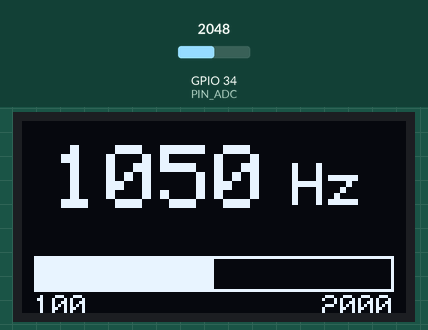
Simulated run of this program. Board: ESP32. Parts: 128×64 one-colour display. Inputs (shaded band) come from the test bench; at power-on: GPIO 34 (PIN_ADC) = 2048. The modem accepts every AT command (registered, SIM ready, sends succeed) and sends nothing else; what the program prints to the serial monitor is not drawn.

Above: at 1.2 s.
1.3 s: GPIO 34 (PIN_ADC) set to 27
At 1.53 s:
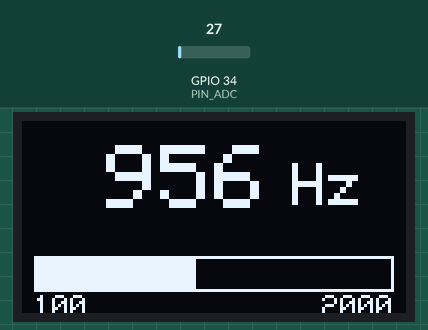
2.8 s: GPIO 34 (PIN_ADC) set to 22
At 5.6 s:
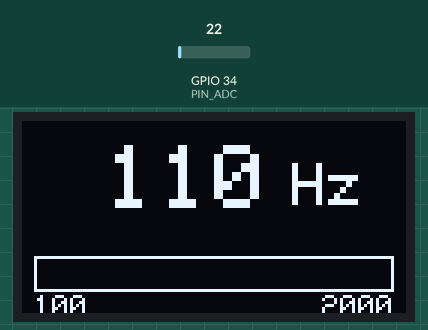
5.8 s: GPIO 34 (PIN_ADC) set to 0
At 7.3 s:
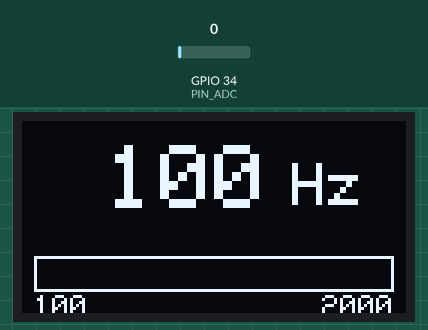
7.5 s: GPIO 34 (PIN_ADC) set to 140
At 10.1 s:
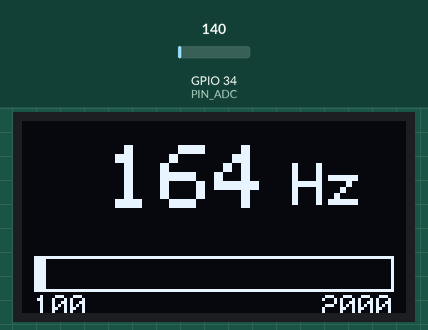
Timing chart, 0 to 10.3 s (numbered marks = the images above; inputs shaded):
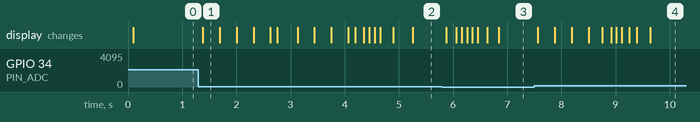

The program:

main.cpp
```cpp
// =============================================================
// CrashTech VLSI-2026 — Challenge 6: Frequency Detector (ESP32)  v2
//
// Role: sine-wave generator and UART burst transmitter.
//
// Loop behaviour (repeats ~every 42 ms):
//   1. Read potentiometer on GPIO34 (ADC1_CH6, 12-bit, 0–4095).
//   2. Apply Exponential Moving Average (alpha=0.1) to smooth ADC jitter.
//   3. Map smoothed ADC value linearly to target frequency: 100–2000 Hz.
//   4. Generate 256 signed 8-bit samples of a sine wave:
//        x[i] = (int8_t)(sin(2π · f · i / 8000) × 127)
//      using a fixed sample rate of 8000 Hz.
//   5. Burst all 256 bytes to the FPGA via UART2 TX at 115200 baud.
//      FPGA UART RX is now on JP1 GPIO[0] = PIN_V10.
//   6. flush() — blocks until the last stop-bit is transmitted
//      (~22.2 ms), guaranteeing a clean end-of-burst.
//   7. delay(20) — 20 ms of silence = FPGA frame-sync gap (2 ms
//      threshold on FPGA → always triggers with this gap). ✓
//
// Total burst period ≈ 22 ms (TX) + 20 ms (gap) = 42 ms.
//
// EMA filter (alpha = 0.1):
//   ema_val = 0.1 × adc_raw + 0.9 × ema_val
//   Time constant τ ≈ 9 loop periods ≈ 380 ms. Eliminates ADC jitter
//   without introducing audible lag when the pot is turned slowly.
//
// Pin assignments (all within authorised set [12-14, 25-27, 32-35]):
//   GPIO 34 — ADC1_CH6 input (potentiometer wiper, input-only pin)
//   GPIO 32 — UART2 TX → FPGA JP1 GPIO[0] (PIN_V10)
//
// Frequency math verification:
//   crossings in 256 samples ≈ 2 × N_cycles = 2 × (256 × f / 8000)
//   FPGA computes: F = crossings × 8000 / 512
//   Round-trip: F = [2 × 256 × f / 8000] × 8000 / 512 = f ✓
//   At 1000 Hz: 64 crossings → 64 × 8000 / 512 = 1000 Hz ✓
//   At 2000 Hz: 128 crossings → 128 × 8000 / 512 = 2000 Hz ✓
// =============================================================

#include <Arduino.h>
#include <math.h>
#include <Wire.h>
#include <Adafruit_GFX.h>
#include <Adafruit_SSD1306.h>

// ---- Pin definitions (authorised GPIO subset) ---------------
static constexpr int      PIN_ADC     = 34;     // ADC1_CH6, input-only GPIO
static constexpr int      PIN_FPGA_TX = 32;     // UART2 TX → FPGA JP1 GPIO[0] (PIN_V10)
static constexpr int      PIN_SDA     = 26;     // I2C SDA → SSD1306 OLED
static constexpr int      PIN_SCL     = 27;     // I2C SCL → SSD1306 OLED

// ---- OLED (SSD1306 128×64, I2C 0x3C) ----------------------
static Adafruit_SSD1306 oled(128, 64, &Wire, -1);
static int oled_freq_last = -1;  // only redraw when value changes

// ---- EMA filter state --------------------------------------
// Persistent across loop() calls. Initialised to mid-scale so the
// first burst is at a reasonable frequency rather than 100 Hz.
static float ema_val = 2047.5f;     // mid-scale (≈ 1050 Hz initial target)
static constexpr float EMA_ALPHA = 0.1f;  // low-pass; τ ≈ 9 loop periods ≈ 380 ms

// ---- DSP & UART parameters ----------------------------------
static constexpr uint32_t UART_BAUD   = 115200;
static constexpr int      SAMPLE_RATE = 8000;   // Hz (fixed)
static constexpr int      NUM_SAMPLES = 256;    // samples per burst
static constexpr int      FREQ_MIN    = 100;    // Hz (pot min)
static constexpr int      FREQ_MAX    = 2000;   // Hz (pot max)
static constexpr int      BURST_GAP   = 20;     // ms idle after burst

static HardwareSerial FpgaSerial(2);            // UART2

// ---- Sample buffer (static to avoid stack pressure) ---------
static int8_t samples[NUM_SAMPLES];

// =============================================================
void setup() {
    Serial.begin(115200);
    Serial.println("[freq_detector] boot");

    // ADC: GPIO34 is ADC1_CH6.
    // 12-bit width (0–4095), 11 dB attenuation = full 0–3.3 V range.
    analogSetWidth(12);
    analogSetPinAttenuation(PIN_ADC, ADC_11db);

    // UART2: TX-only. -1 for RX pin means no RX GPIO is allocated.
    FpgaSerial.begin(UART_BAUD, SERIAL_8N1, /*RX=*/-1, PIN_FPGA_TX);

    // OLED: SSD1306 128×64 via I2C
    Wire.begin(PIN_SDA, PIN_SCL);
    if (!oled.begin(SSD1306_SWITCHCAPVCC, 0x3C)) {
        Serial.println("[OLED] SSD1306 init failed");
    } else {
        oled.clearDisplay();
        oled.setTextColor(SSD1306_WHITE);
        oled.setTextSize(2);
        oled.setCursor(4, 10);
        oled.print("Freq Det");
        oled.setTextSize(1);
        oled.setCursor(4, 50);
        oled.print("Waiting...");
        oled.display();
        Serial.println("[OLED] OK");
    }
}

// =============================================================
void loop() {
    // ---- 1. Read potentiometer --------------------------------
    const int adc_raw = analogRead(PIN_ADC);

    // ---- 2. EMA low-pass filter (α = 0.1) --------------------
    // Smooths jitter from the 12-bit SAR ADC.  A single raw-ADC
    // spike of ±200 LSB (≈ ±93 Hz) is attenuated to < ±1 Hz after
    // ~10 loop periods (420 ms).
    ema_val = EMA_ALPHA * (float)adc_raw + (1.0f - EMA_ALPHA) * ema_val;
    const int adc_smooth = (int)(ema_val + 0.5f);  // round to nearest int

    // ---- 3. Map smoothed ADC to target frequency (linear) ----
    // adc_smooth ∈ [0, 4095] → freq_hz ∈ [FREQ_MIN, FREQ_MAX]
    // Use 32-bit intermediate to avoid overflow.
    int freq_hz = FREQ_MIN +
                  (int)((int32_t)adc_smooth * (FREQ_MAX - FREQ_MIN) / 4095);

    // Clamp (defensive against EMA transiently exceeding rails)
    if (freq_hz < FREQ_MIN) freq_hz = FREQ_MIN;
    if (freq_hz > FREQ_MAX) freq_hz = FREQ_MAX;

    // ---- 3. Generate 256-sample sine wave --------------------
    // x[i] = round(127 × sin(2π × f × i / Fs))
    // Cast to int8_t is safe: sinf() ∈ [-1, 1], scaled to [-127, 127],
    // which is within int8_t range [-128, 127].
    const float phase_inc = 2.0f * (float)M_PI * (float)freq_hz
                            / (float)SAMPLE_RATE;

    for (int i = 0; i < NUM_SAMPLES; i++) {
        const float s = sinf((float)i * phase_inc);
        samples[i] = (int8_t)(s * 127.0f);
    }

    // ---- 4. Burst: write all 256 bytes to HW TX FIFO ---------
    // write() copies data to the UART TX buffer and returns
    // immediately. Transmission proceeds asynchronously via the
    // hardware UART peripheral.
    FpgaSerial.write(reinterpret_cast<const uint8_t*>(samples),
                     static_cast<size_t>(NUM_SAMPLES));

    // ---- 5. Wait for last bit to leave the wire ---------------
    // flush() blocks until the TX shift register empties (~22.2 ms
    // for 256 × 10 bits at 115200 baud). This ensures the burst
    // is complete before the gap begins.
    FpgaSerial.flush();

    Serial.printf("[TX] freq=%4d Hz  adc_raw=%4d  ema=%.1f\n",
                  freq_hz, adc_raw, ema_val);

    // ---- 6. Update OLED (only when freq changes) -------------
    // Runs during the idle gap so it does NOT delay the UART burst.
    // Bar graph: each of 10 segments = 190 Hz (100–2000 Hz range).
    if (freq_hz != oled_freq_last) {
        oled_freq_last = freq_hz;

        oled.clearDisplay();

        // ---- Large frequency label ----
        oled.setTextSize(3);
        oled.setTextColor(SSD1306_WHITE);
        char buf[8];
        snprintf(buf, sizeof(buf), "%4d", freq_hz);
        // centre the 4-digit + space string: 4 chars × 18px = 72px, offset = (128-72)/2 = 28
        oled.setCursor(10, 8);
        oled.print(buf);

        // ---- "Hz" label ----
        oled.setTextSize(2);
        oled.setCursor(90, 14);
        oled.print("Hz");

        // ---- Horizontal bar graph ----
        // Maps 100–2000 Hz → 0–118 px wide bar
        const int bar_w = (int)((long)(freq_hz - FREQ_MIN) * 118 / (FREQ_MAX - FREQ_MIN));
        if (bar_w > 0) oled.fillRect(5, 46, bar_w, 10, SSD1306_WHITE);
        oled.drawRect(4, 45, 120, 12, SSD1306_WHITE);  // outline

        // ---- "100" and "2000" range labels ----
        oled.setTextSize(1);
        oled.setCursor(4, 58);
        oled.print("100");
        oled.setCursor(100, 58);
        oled.print("2000");

        oled.display();
    }

    // ---- 6. Idle gap — FPGA frame-sync pulse -----------------
    // 20 ms >> FPGA idle threshold (2 ms) → always fires. ✓
    // Total loop period ≈ 22 ms (TX) + 20 ms (gap) = 42 ms.
    delay(BURST_GAP);
}
```

Measured:
- the behaviour switches between 24 and 23 on GPIO 34 (PIN_ADC) (found by bisection; images 1 and 2)
- after the input at 1.3 s, the display: changes after 0.08 s (image 1)
- after the input at 5.8 s, the display: first changes after 0.07 s (image 3 shows a later state)
- after the input at 7.5 s, the display: first changes after 0.07 s (image 4 shows a later state)
